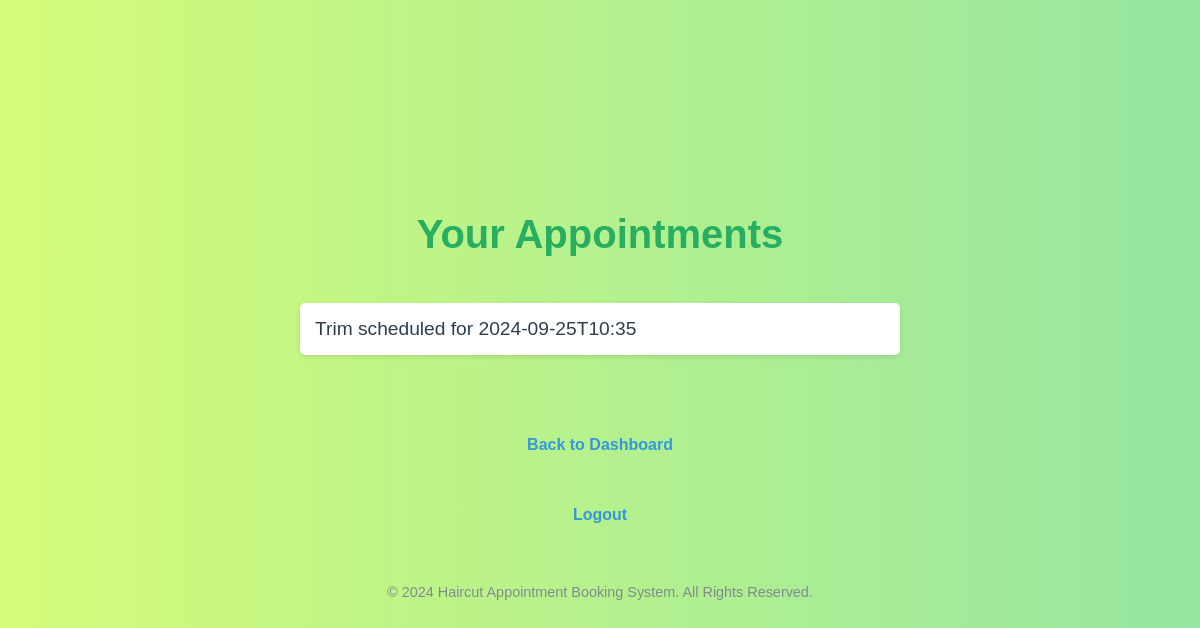
Before: /appointments (signed in) with the older database file.
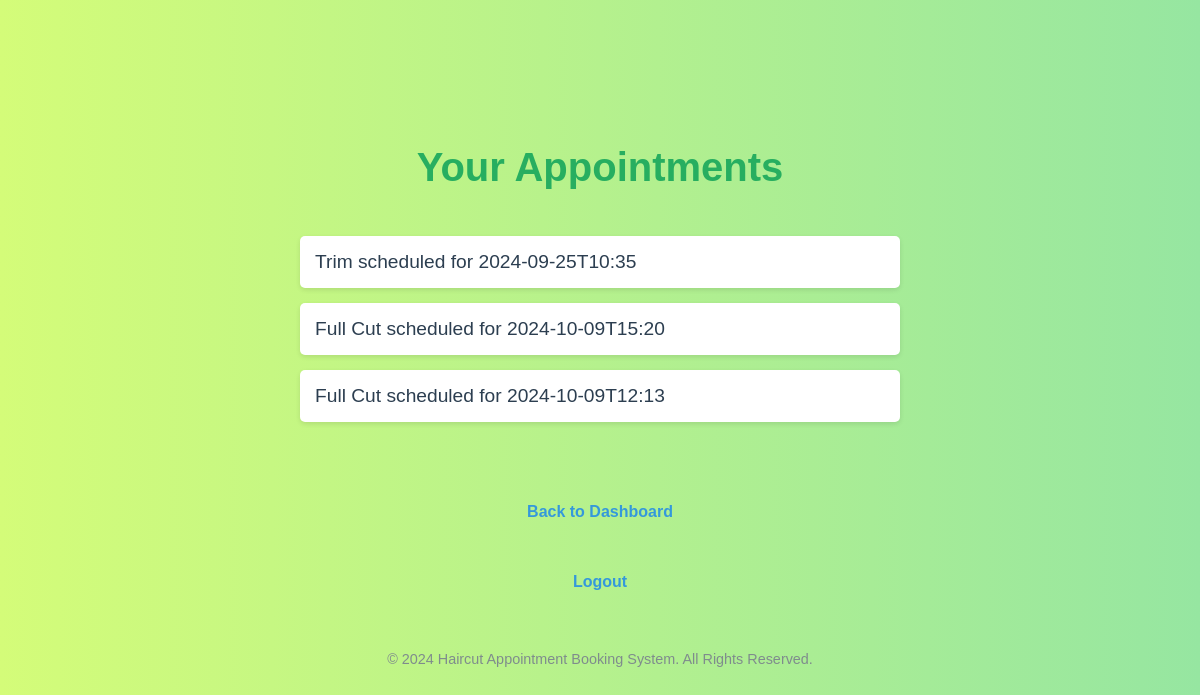
After: the same page with the newer database file.
### tables this page shows
CREATE TABLE appointments (
                id INTEGER PRIMARY KEY AUTOINCREMENT,
                user_id INTEGER,
                service_id INTEGER,
                appointment_time TEXT NOT NULL,
                FOREIGN KEY(user_id) REFERENCES users(id),
                FOREIGN KEY(service_id) REFERENCES services(id)
                );

CREATE TABLE services (
                id INTEGER PRIMARY KEY AUTOINCREMENT,
                service_name TEXT NOT NULL,
                price REAL NOT NULL
                );

### app.py (the view)
@app.route('/appointments')
def appointments():
    if 'user_id' not in session:
        flash("Please log in to view your appointments.", "warning")
        return redirect(url_for('login'))
    appointment = Appointment(db)
    return appointment.view_appointments(session['user_id'])

### appointment.py (called while the page is built)
    def view_appointments(self, user_id):
        appointments = self.db.execute_query('''
            SELECT appointments.id, services.service_name, appointments.appointment_time
            FROM appointments
            JOIN services ON appointments.service_id = services.id
            WHERE user_id = ?''', (user_id,), fetchall=True)
        return render_template('appointments.html', appointments=appointments)

### database.py (called while the page is built)
    def get_connection(self):
        conn = sqlite3.connect(self.db_name)
        conn.row_factory = sqlite3.Row
        return conn

    def execute_query(self, query, args=(), fetchone=False, fetchall=False):
        conn = self.get_connection()
        result = None
        try:
            cur = conn.execute(query, args)
            conn.commit()
            if fetchone:
                result = cur.fetchone()
            elif fetchall:
                result = cur.fetchall()
        except sqlite3.Error as e:
            flash(str(e), "danger")
        finally:
            conn.close()
        return result

### templates/appointments.html (shortened to what this page needs)
<!DOCTYPE html>
<html lang="en">
<head>
</head>
<body>
    <h1>Your Appointments</h1>
    <ul>
        {% for appointment in appointments %}
        <li>{{ appointment.service_name }} scheduled for {{ appointment.appointment_time }}</li>
        {% else %}
        <li>No appointments scheduled.</li>
        {% endfor %}
    </ul>
    <p><a href="/dashboard">Back to Dashboard</a></p>
    <p><a href="/logout">Logout</a></p>
    <footer class="footer-text">
        <p>© 2024 Haircut Appointment Booking System. All Rights Reserved.</p>
    </footer>
</body>
</html>

Changed rows visible on the page:
added appointments: service_name "Full Cut", appointment_time "2024-10-09T15:20"
added appointments: service_name "Full Cut", appointment_time "2024-10-09T12:13"
